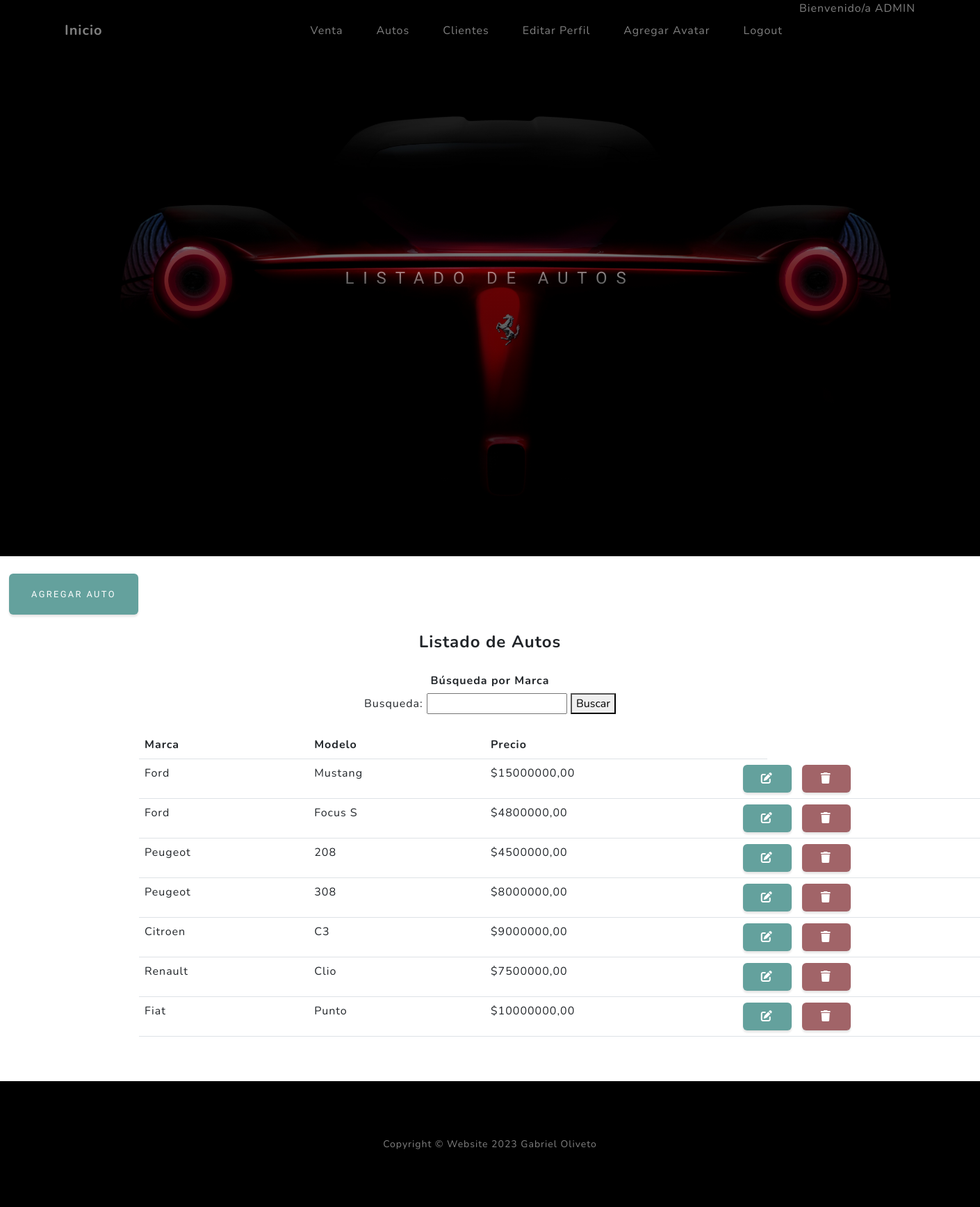
The app's page /ventas/buscar_auto/ (signed in) with its own data.
### ventas/models.py (models this page shows, shortened)
class Auto(models.Model):
    marca = models.CharField(max_length=50)
    modelo = models.CharField(max_length=50)
    precio = models.DecimalField(max_digits=10, decimal_places=2)

### ventas/views.py (the view, shortened to what this page needs)
# urls.py: path("buscar_auto/", views.BuscarAutoView.as_view(), name="buscar_auto"),
class BuscarAutoView(LoginRequiredMixin, ListView):
    def get(self, request):
        form = BusquedaAutoForm()
        resultados = Auto.objects.all()
        return render(
            request,
            "ventas/buscar_auto.html",
            {"form": form, "resultados": resultados},
        )

### ventas/forms.py
class BusquedaAutoForm(forms.Form):
    busqueda = forms.CharField(max_length=100, required=False)

### ventas/templates/ventas/buscar_auto.html (shortened to what this page needs)
{% extends 'ventas/index.html' %}
{% load static %}
{% block cabecera %}
Listado de Autos
{% endblock cabecera %}
{% block contenido %}
<br>
<table>
    <tr>
        <td >
            <div class="container text-center">
                <a href="{% url 'agregar_auto' %}" button type="submit" class="btn btn-primary">Agregar Auto</a>
            </div>
        </td>
    </tr>
</table>
<br>
<form method="post">
    <center>
        <h4><b>Listado de Autos</b></h4>
        <br>
        <h6><b>Búsqueda por Marca</b></h6>
        {{ form.as_table }}
        <button type="submit">Buscar</button>
    </center>
</form>
<br>
{% if resultados %}
<center>
    <table class="table" style="margin-left: 200px;">
        <thead>
            <tr>
                <th>Marca</th>
                <th>Modelo</th>
                <th>Precio</th>
            </tr>
        </thead>
        <tbody>
            {% for auto in resultados %}
            <tr>
                <td>{{ auto.marca }}</td>
                <td>{{ auto.modelo }}</td>
                <td>${{ auto.precio }}</td>
                <td style="text-align: right;">
                    <div style="position: relative; right: 10cm;">
                      <a href="{% url 'actualizar_auto' auto.id %}" class="btn btn-primary" style="width: 70px; height: 40px; display: inline-flex; justify-content: center; align-items: center; margin-right: 10px;">
                      </a>
                      <a href="{% url 'borrar_auto' auto.id %}" class="btn btn-danger" style="width: 70px; height: 40px; display: inline-flex; justify-content: center; align-items: center;">
                      </a>
                    </div>
                  </td>
            </tr>
            {% endfor %}
        </tbody>
    </table>
</center>
<br>
<br>
{% else %}
<center>
    <p>No se encontraron resultados.</p>
</center>
{% endif %}
{% endblock contenido %}

### ventas/templates/ventas/index.html (shortened to what this page needs)
<!DOCTYPE html>
<html lang="en">
    <head>
        {% load static %}
        <link rel="stylesheet" href="https://cdnjs.cloudflare.com/ajax/libs/font-awesome/6.4.0/css/all.min.css">
        <link href="{% static 'ventas/css/styles.css' %}" rel="stylesheet" />
    </head>
    <body id="page-top">
        <nav class="navbar navbar-expand-lg navbar-light fixed-top" id="mainNav">
            <div class="container px-4 px-lg-5">
                <a class="navbar-brand" href="{% url 'inicio' %}">Inicio</a>
                <div class="collapse navbar-collapse" id="navbarResponsive">
                    <ul class="navbar-nav ms-auto">
                    {% if user.is_authenticated %}
                    <li class="nav-item"><a class="nav-link" href="{% url 'realizar_venta' %}">Venta</a></li>
                    <li class="nav-item"><a class="nav-link" href="{% url 'buscar_auto' %}">Autos</a></li>
                    <li class="nav-item"><a class="nav-link" href="{% url 'buscar_cliente' %}">Clientes</a></li>
                    <li class="nav-item"><a class="nav-link" href="{% url 'editarlPerfil' %}">Editar Perfil</a></li>
                    <li class="nav-item"><a class="nav-link" href="{% url 'agregarAvatar' %}">Agregar Avatar</a></li>
                    <li class="nav-item"><a class="nav-link" href="{% url 'logout' %}">Logout</a></li>
                    <p style="color: gray">Bienvenido/a {{ user.username|upper }}</p>
                    {% endif %}
                </ul>
            </div>
        </div>
        </nav>
        <header class="masthead">
        <div class="container px-4 px-lg-5 d-flex h-100 align-items-center justify-content-center">
            <div class="d-flex justify-content-center">
                <div class="text-center">
                    <h1 class="mx-auto my-0 text-uppercase">
                        {% block cabecera %}{% endblock cabecera %}
                    </h1>
                </div>
            </div>
        </div>
        </header>
        {% block contenido %}
        {% endblock contenido %}
        <footer class="footer bg-black small text-center text-white-50">
        <div class="container px-4 px-lg-5">Copyright &copy; Website 2023 Gabriel Oliveto</div>
        </footer>
    </body>
</html>

### records on screen
Auto: marca "Ford", modelo "Mustang", precio "15000000,00"
Auto: marca "Ford", modelo "Focus S", precio "4800000,00"
Auto: marca "Peugeot", modelo "208", precio "4500000,00"
Auto: marca "Peugeot", modelo "308", precio "8000000,00"
Auto: marca "Citroen", modelo "C3", precio "9000000,00"
Auto: marca "Renault", modelo "Clio", precio "7500000,00"
Auto: marca "Fiat", modelo "Punto", precio "10000000,00"

### other values on screen
{{ user.username|upper }} "ADMIN"
